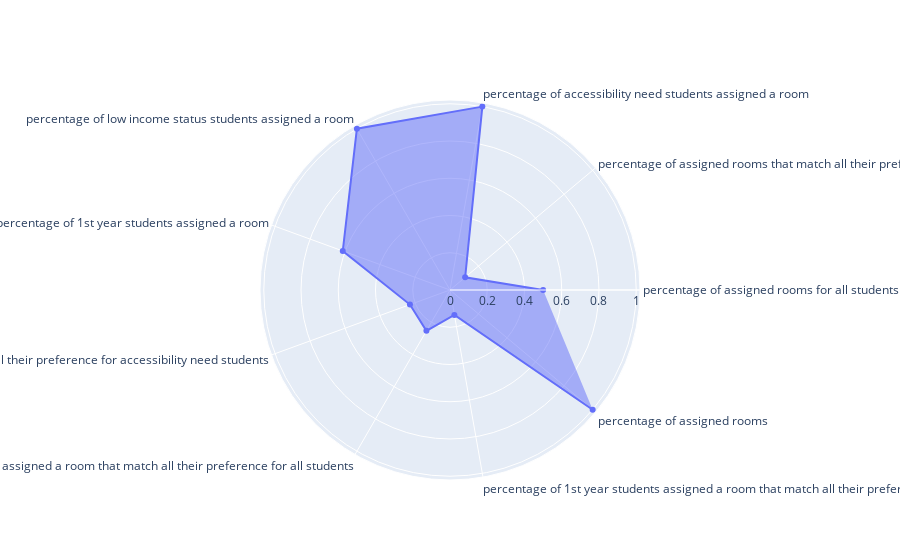

Source (notebook cell):
### Code cell
evaluate('data/processed/allocated1B.csv','data/raw/datasetB_with_roommate_pref.csv')

### Figure 1 — Plotly figure (JSON) as saved in the notebook; plotly's stock layout.template omitted (floating-point values rounded to 4 significant figures)
{"data": [{"fill": "toself", "r": [0.5, 0.1062, 1, 1, 0.6128, 0.2289, 0.2533, 0.1362, 1.0], "theta": ["percentage of assigned rooms for all students", "percentage of assigned rooms that match all their preference for all students", "percentage of accessibility need students assigned a room", "percentage of low income status students assigned a room", "percentage of 1st year students assigned a room", "percentage of assigned rooms that match all their preference for accessibility need students", "percentage of low income status students assigned a room that match all their preference for all students", "percentage of 1st year students assigned a room that match all their preference for all students", "percentage of assigned rooms"], "type": "scatterpolar"}], "layout": {"autosize": true, "polar": {"angularaxis": {"type": "category"}, "radialaxis": {"autorange": true, "range": [0, 1.044], "type": "linear", "visible": true}}, "showlegend": false}}
